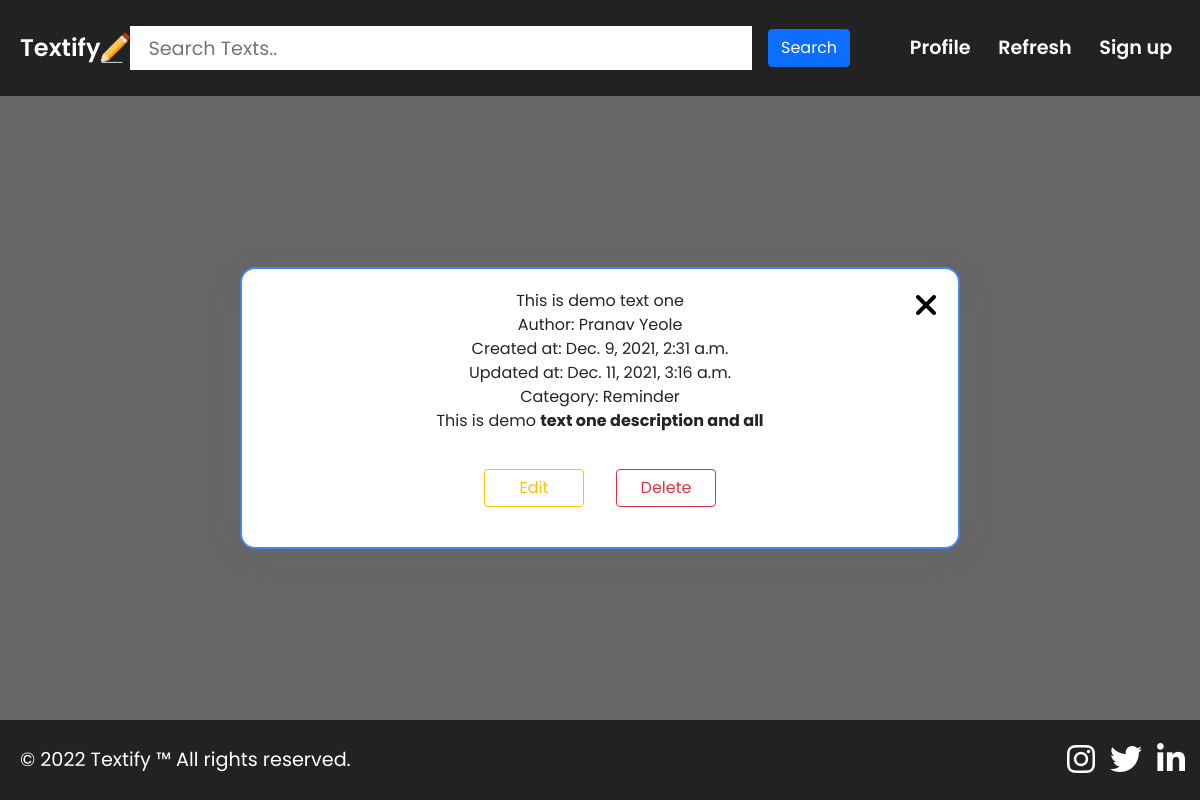
The app's page /text/1 with its own data.
### textifyapi/models.py (models this page shows, shortened)
class Text(models.Model):
    TEXT_CATEGORY = [
        ("gn", "General"),
        ("rm", "Reminder"),
        ("th", "Thought"),
        ("qt", "Quote"),
        ("nt", "Note")
    ]
    TEXT_SEVERITY = [
        ("l", "low"),
        ("m", "moderate"),
        ("h", "high")
    ]
    title = models.CharField(max_length=100, null=True, blank=True)
    content = RichTextField(null=True, blank=True)
    image = models.ImageField(upload_to="images/", blank=True, null=True)
    category = models.CharField(max_length=2, choices=TEXT_CATEGORY, default="gn")
    severity = models.CharField(max_length=1, choices=TEXT_SEVERITY, null=True, blank=True, default="l")
    pinned = models.BooleanField(default=False)
    created_at = models.DateTimeField(auto_now_add=True)
    updated_at = models.DateTimeField(auto_now=True)
    user = models.ForeignKey(User, on_delete=models.CASCADE)
    class Meta:
        ordering = ["-created_at"]

class User(models.Model):
    GENDER_CHOICE = [
        ("m", "Male"),
        ("f", "Female"),
        ("o", "Other")
    ]
    name = models.CharField(max_length=50)
    age = models.IntegerField(validators=[MinValueValidator(1), MaxValueValidator(100)])
    gender = models.CharField(max_length=1 ,choices=GENDER_CHOICE)
    username = models.CharField(max_length=10)
    email = models.EmailField()
    password = models.CharField(max_length=10)
    profile_pic = models.ImageField(null=True, blank=True, upload_to="php/")

### textifyapi/views.py (the view)
# urls.py: path('text/<pk>', views.TextDetailView.as_view(), name="textdetail" ),
class TextDetailView(DetailView):
    model = Text
    template_name = "textifyapi/textdetail.html"

### textifyapi/templates/textifyapi/textdetail.html (shortened to what this page needs)
{% extends 'textifyapi/base.html' %}
{% load static %}
{% block head %}
<link rel="stylesheet" href="{% static 'textifyapi/textdetail.css' %}" type="text/css">
{% endblock head %}
{% block content %}
    <div id="textdetail_container" >
        <div id="single_text">
            <a class="exitanchor" href="{% url 'textlist' %}">
            <div id="exit_icon">
                <i class="fa fa-times fa-2x"></i>
            </div>
            </a>
            <span>{{object.title}}</span>
            <span>Author: {{object.user.name}}</span>
            <span>Created at: {{object.created_at}}</span>
            <span>Updated at: {{object.updated_at}}</span>
            <span>Category: {{object.get_category_display}}</span>
            <span>{{object.content|safe}}</span>
            <div id="options">
                <a href="{% url 'textupdate' object.pk %}"><button type="button" class="btn btn-outline-warning mx-3">Edit</button></a>
                <a href="{% url 'textdelete' object.pk %}"><button type="button" class="btn btn-outline-danger mx-3">Delete</button></a>
            </div>
        </div>
    </div>
{% endblock content %}

### textifyapi/static/textifyapi/base.css (style rules this page uses)
* { margin: 0; padding: 0; font-family: 'Poppins', sans-serif; scroll-behavior: smooth; }
body { position: relative; min-height: 100vh; }

### textifyapi/static/textifyapi/textdetail.css (style rules this page uses)
#textdetail_container { position: relative; width: 100%; min-height: 78vh; display: flex; flex-direction: column; align-items: center; justify-content: space-evenly; background: rgba(0,0,0,.6); }
#single_text { position: relative; display: flex; background-color: #fff; flex-direction: column; align-items: center; justify-content: space-evenly; width: 60vw; padding: 20px; margin: 50px auto; border-radius: 15px; border: 2px solid #4285F4; box-shadow: rgba(100, 100, 111, 0.2) 0px 7px 29px 0px; transform: scale(0.6); animation: popup 250ms linear forwards; }
.exitanchor { text-decoration: none; color: #000; position: absolute; right: 20px; top: 20px; }
#options { display: flex; align-items: center; justify-content: center; margin: 20px 0; }
#options button { width: 100px; }

### records on screen
Text: title "This is demo text one", user.name "Pranav Yeole", created_at "Dec. 9, 2021, 2:31 a.m.", updated_at "Dec. 11, 2021, 3:16 a.m.", category "Reminder", content "This is demo text one description and all"
